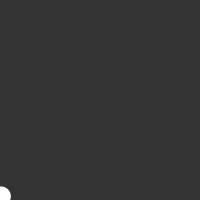
Frame 1 (no input)
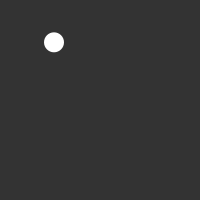
Frame 60 (the mouse pressed at the canvas centre just before this capture)
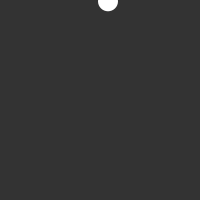
Frame 120 (the mouse held since frame 60 and released just before this capture)

The Processing sketch that drew these frames (run headless with seeded random() and noise(); from frame 60 on, the mouse is pressed at the canvas centre):

// Processing sketch: processing_108443
// ── processing_108443.pde

float x = -100; float y = 0; int valor = 5; 
void setup()
{
  noStroke();
  size(200, 200);
}
void draw(){
  background(51);
  funcionCuadratica();
  }
void funcionCuadratica(){
 x=x+0.9;
  if(x < 100)
  {
    y =(x*x)/50;
  }
  fill(255);
  ellipse(x+100, y, 20, 20);
}
